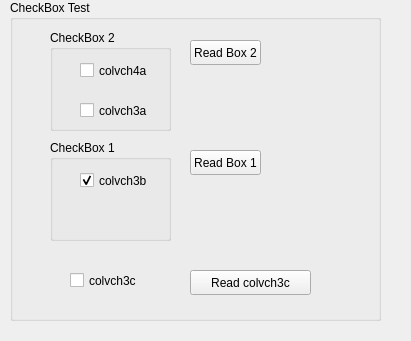
<ui version="4.0" >
 <author></author>
 <comment></comment>
 <exportmacro></exportmacro>
 <class>CheckBoxTestClass</class>
 <widget class="QFrame" name="CheckBoxTestClass" >
  <property name="geometry" >
   <rect>
    <x>0</x>
    <y>0</y>
    <width>411</width>
    <height>341</height>
   </rect>
  </property>
  <property name="windowTitle" >
   <string>CheckBoxTest</string>
  </property>
  <widget class="QGroupBox" name="groupBox_2" >
   <property name="geometry" >
    <rect>
     <x>10</x>
     <y>0</y>
     <width>371</width>
     <height>321</height>
    </rect>
   </property>
   <property name="title" >
    <string>CheckBox Test</string>
   </property>
   <widget class="QGroupBox" name="groupbox_checkbox1" >
    <property name="geometry" >
     <rect>
      <x>40</x>
      <y>140</y>
      <width>121</width>
      <height>101</height>
     </rect>
    </property>
    <property name="title" >
     <string>CheckBox 1</string>
    </property>
    <widget class="QCheckBox" name="colvch3b" >
     <property name="geometry" >
      <rect>
       <x>30</x>
       <y>30</y>
       <width>81</width>
       <height>21</height>
      </rect>
     </property>
     <property name="text" >
      <string>colvch3b</string>
     </property>
     <property name="checked" >
      <bool>true</bool>
     </property>
    </widget>
   </widget>
   <widget class="QGroupBox" name="groupbox_checkbox2" >
    <property name="geometry" >
     <rect>
      <x>40</x>
      <y>30</y>
      <width>121</width>
      <height>101</height>
     </rect>
    </property>
    <property name="title" >
     <string>CheckBox 2</string>
    </property>
    <widget class="QCheckBox" name="colvch4a" >
     <property name="geometry" >
      <rect>
       <x>30</x>
       <y>30</y>
       <width>81</width>
       <height>21</height>
      </rect>
     </property>
     <property name="text" >
      <string>colvch4a</string>
     </property>
    </widget>
    <widget class="QCheckBox" name="colvch3a" >
     <property name="geometry" >
      <rect>
       <x>30</x>
       <y>70</y>
       <width>81</width>
       <height>21</height>
      </rect>
     </property>
     <property name="text" >
      <string>colvch3a</string>
     </property>
    </widget>
   </widget>
   <widget class="QCheckBox" name="colvch3c" >
    <property name="geometry" >
     <rect>
      <x>60</x>
      <y>270</y>
      <width>81</width>
      <height>21</height>
     </rect>
    </property>
    <property name="text" >
     <string>colvch3c</string>
    </property>
   </widget>
   <widget class="QPushButton" name="pushButton_14" >
    <property name="geometry" >
     <rect>
      <x>180</x>
      <y>150</y>
      <width>71</width>
      <height>25</height>
     </rect>
    </property>
    <property name="text" >
     <string>Read Box 1</string>
    </property>
   </widget>
   <widget class="QPushButton" name="pushButton_15" >
    <property name="geometry" >
     <rect>
      <x>180</x>
      <y>270</y>
      <width>121</width>
      <height>25</height>
     </rect>
    </property>
    <property name="text" >
     <string>Read colvch3c</string>
    </property>
   </widget>
   <widget class="QPushButton" name="pushButton_12" >
    <property name="geometry" >
     <rect>
      <x>180</x>
      <y>40</y>
      <width>71</width>
      <height>25</height>
     </rect>
    </property>
    <property name="text" >
     <string>Read Box 2</string>
    </property>
   </widget>
  </widget>
 </widget>
 <layoutdefault spacing="6" margin="11" />
 <pixmapfunction></pixmapfunction>
 <resources/>
 <connections/>
</ui>
